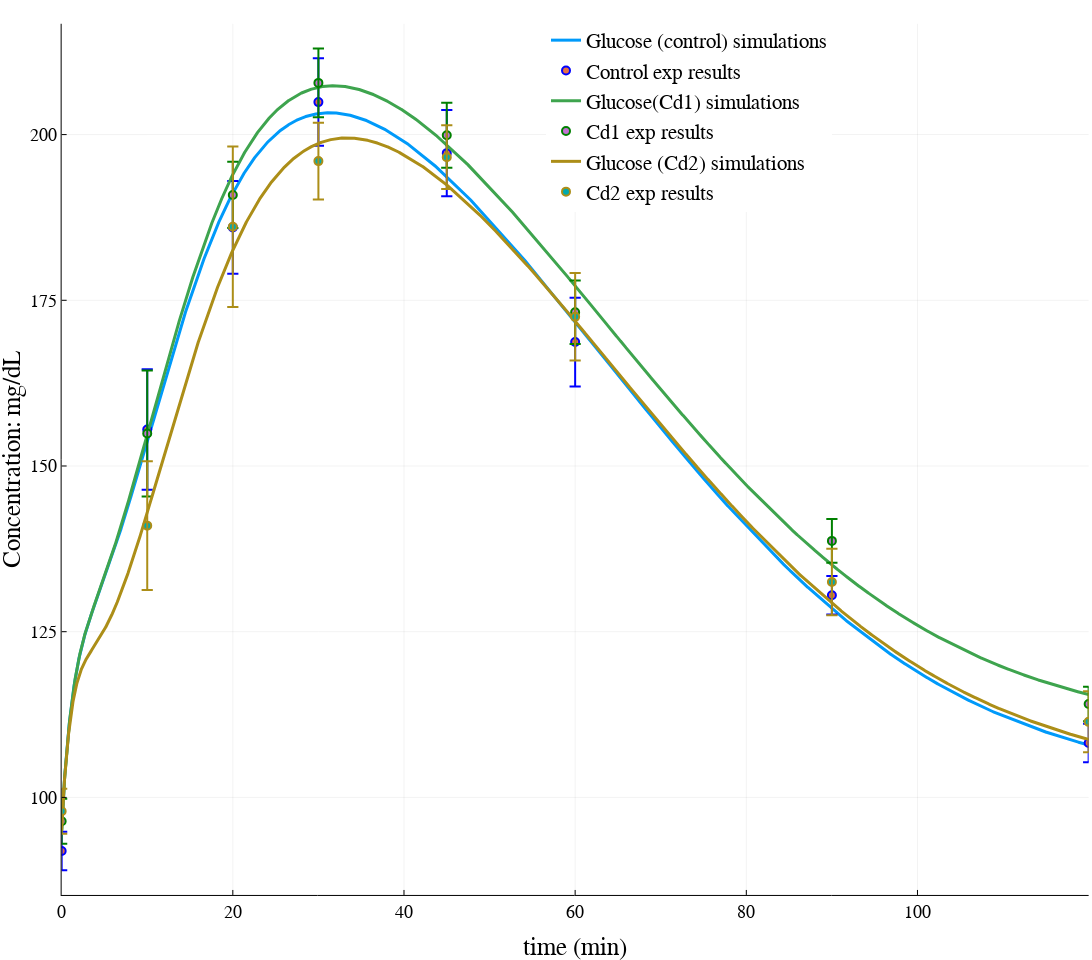

Source (notebook cell):
### Code cell
# NEEDED MODULES  -- This can take time at the first launch
# Code main be needed to run twice to plot correctly (shift-enter to relaunch the cell)
# The second time is much faster
using DifferentialEquations
using Plots
using LaTeXStrings
# Load the backend (engine) for plotting based on javascript
plotlyjs() # FOR INTERACTIVE PLOT
# plotly()   

function weighted_leastsquare(O,R,E)
    denom  = sum(O.^2)
    weights = 1. / (E.^2)
    return sqrt(sum(weights.*(O-R).^2)/denom)
end

function leastsquare(O,R)
    denom  = sum(O.^2)
    return sqrt(sum((O-R).^2)/denom)
end

# Saturation function to positive values 
# (concentrations are positive function)
# This is just used as a safety for the parameter search phase
@inline function sat(x)
    if x < 0.0
        return 0.0
    else
        x
    end
end

# Gaussian model of plasma Glucose appearance rate
function GlcGauss(t)
    σ = 35.0 # width
    μ = 30.0 # peak time
    dose = 3982 # total glucose dose (area under curve)
    return dose*1/(σ*sqrt(2*pi))*exp((-(t-μ)^2/(2*σ^2)))
end

# Parametric ODEs of te Glucose response model
# t : time
# u : variables
# p : parameters
# Here I call the guassian model of glucose input GlcGauss(t)
# And I saturate the variables to the positive cone
function f_param!(du,u,p,t)
 du[1] = -p[1]*(sat(u[1])-p[2])- p[10]*sat(u[2])*sat(u[1])+GlcGauss(t)
 du[2] = -p[3]*sat(u[2])+p[4]*(sat(u[3])-p[5])
 du[3] = -p[6]*sat(u[3])+p[7]*(sat(u[1])-p[8])*t + p[9]*u[4]
 du[4] = -p[9]*u[4]           
end   
  

# Initial conditions at 60j
u0 = [95.0,0.0,34.0,5950.0]
tspan = (0.0,120.0)


# #  A Parameter set from the MINMOD model as a reference
# #       p1  Gb    p2    p3     Ib  n   γ    h     |added parameters => |     p4    r
# p0 = [0.01,100.0,0.01,0.00001,8.0,0.1,0.01,100.0,                           0.07,1.0]

    

# Fitted parameter set to the control group at 60 Days ===> err: 0.00251
#        p1    Gb     p2     p3    Ib     n       γ     h     p4      r
  p0 = [0.01, 100.0, 0.79, 0.0335, 06.0, 08.35, 0.0078, 65.0, 0.0170,  1.0]    
###################################################
## Simulation of the Control experiment at 26Days      
prob_param = ODEProblem(f_param!,u0,tspan,p0)  
sctrl = solve(prob_param, alg_hints = [:stiff])
## Experimental results    
texp = [0,10,20,30,45,60,90,120]
glcexp = [91.9,155.5,186.0,204.9,197.2,168.7,130.5,108.2]
uppererror = [2.9,9.1,7.0,6.6,6.5,6.7,2.9,2.9]
lowererror = [2.9,9.1,7.0,6.6,6.5,6.7,2.9,2.9]
errs = [lowererror;uppererror]
res_tot = [sctrl(ti) for ti in texp]
res = [ri[1] for ri in res_tot]
## Computation of the weighted least square error and least square
wls_err_Ctrl = weighted_leastsquare(glcexp,res,uppererror)
print("CONTROL wls = ", wls_err_Ctrl, "\n")
ls_err_Ctrl = leastsquare(glcexp,res)
## Generation of the figure and first plots 
plot(sctrl,vars=[(0,1)],label="Glucose (control) simulations")
scatter!(texp,glcexp,yerr = errs,marker = stroke(2, :blue),
       xlabel="time (min)", ylabel= "Concentration: mg/dL",
    label="Control exp results", legend=:topright, markerstrokecolor = :auto)

    
    
# Parameters sets for the different hypothesis for the group CD1 at 60 Days
########################################################################    
# Control parameter set  ===>   err 0.00440
#        p1    Gb     p2     p3    Ib     n       γ      h     p4      r
#  p0 = [0.01, 100.0, 0.79, 0.0335, 06.0, 08.35, 0.0078, 65.0, 0.0170,  1.0]
# hypothese 1.1: sensibility to interstitial insuline (r) ===> err : 0.00395
#  p0 = [0.01, 100.0, 0.79, 0.0335, 06.0, 08.35, 0.0078, 65.0, 0.0170,  0.97]
# hypothese 1.2: disponibility of insuline for X(t) (p3) ==> err: 0.00395
#  p0 = [0.01, 100.0, 0.79, 0.0325, 06.0, 08.35, 0.0078, 65.0, 0.0170,  1.0]
# hypothese 2: degradation  insuline (n) ==> err : 0.00374
# p0 = [0.01, 100.0, 0.79, 0.0335, 06.0, 08.49, 0.0078, 65.0, 0.0170,  1.0]
# hypothese 3: interstitial insuline degradation (p2) ==> err : 0.00396
#  p0 = [0.01, 100.0, 0.82, 0.0335, 06.0, 08.35, 0.0078, 65.0, 0.0170,  1.0]
# hypothesis 4: γ (Insuline production acceleration) decreased  ==> err =  0.00267
#  p0 = [0.01, 100.0, 0.79, 0.0335, 06.0, 08.35, 0.0072, 65.0, 0.0170,  1.0]
# hypothesis 5:  change p4 (stored insuline release rate)  ==> err = 0.00439       
#  p0 = [0.01, 100.0, 0.79, 0.0335, 06.0, 08.35, 0.0078, 65.0, 0.0168,  1.0]
# hypothese 6: reponse Glucose threshold (h)  ==> err:  0.00204
  p0 = [0.01, 100.0, 0.79, 0.0335, 06.0, 08.35, 0.0078, 73.0, 0.0170,  1.0]
########################################################################
# Simulation CD1 60 days    
prob_param = ODEProblem(f_param!,u0,tspan,p0)
scd1 = solve(prob_param, alg_hints = [:stiff])
# Experimental results    
glcexpCd1 = [96.4,154.9,190.9,207.8,199.9,173.2,138.7,114.1]
uppererror = [3.4,9.5,5.0,5.2,4.9,4.8,3.3,2.6]
lowererror = [3.4,9.5,5.0,5.2,4.9,4.8,3.3,2.6]
errs = [lowererror;uppererror]
res_tot = [scd1(ti) for ti in texp]
res = [ri[1] for ri in res_tot]
# Error computation    
wls_err_Cd1 = weighted_leastsquare(glcexpCd1,res,uppererror)
print("CD1 wls = ", wls_err_Cd1, "\n")
ls_err_Cd1 = leastsquare(glcexpCd1,res)
# Plotting    
plot!(scd1,vars=[(0,1)],label="Glucose(Cd1) simulations")
scatter!(texp,glcexpCd1,yerr = errs,marker = stroke(2, :green),
      xlabel="time (min)", ylabel= "Concentration: mg/dL",
      label="Cd1 exp results", legend=:top, markerstrokecolor = :auto)

    
# Parameters sets for the different hypothesis for the group CD2 at 26 Days
########################################################################    
# Control parameter set  ===> err 0.00403
#        p1    Gb     p2     p3    Ib     n       γ      h     p4      r
#  p0 = [0.01, 100.0, 0.79, 0.0335, 06.0, 08.35, 0.0078, 65.0, 0.0170,  1.0]
# hypothese 1.1: sensibility to interstitial insuline (r) ===> err :0.00304
#  p0 = [0.01, 100.0, 0.79, 0.0335, 06.0, 08.35, 0.0078, 65.0, 0.0170,  1.05]
# hypothese 1.2: disponibility of insuline for X(t) (p3) ==> err: 0.00304
#  p0 = [0.01, 100.0, 0.79, 0.0354, 06.0, 08.35, 0.0078, 65.0, 0.0170,  1.0]
# hypothese 2: degradation  insuline (n) ==> err : 0.00325
#  p0 = [0.01, 100.0, 0.79, 0.0335, 06.0, 08.17, 0.0078, 65.0, 0.0170,  1.0]
# hypothese 3: interstitial insuline degradation (p2) ==> err :0.00312
#  p0 = [0.01, 100.0, 0.74, 0.0335, 06.0, 08.35, 0.0078, 65.0, 0.0170,  1.0]
# hypothesis 4: γ (Insuline production acceleration) decreased  ==> err =  0.00641
#  p0 = [0.01, 100.0, 0.79, 0.0335, 06.0, 08.35, 0.0078, 65.0, 0.0170,  1.0]
# hypothesis 5: change p4 (stored insuline release rate)  ==> err = 0.00194      
  p0 = [0.01, 100.0, 0.79, 0.0335, 06.0, 08.35, 0.0078, 65.0, 0.0180,  1.0]
# hypothese 6: reponse Glucose threshold (h)  ==> err:  0.00402
#  p0 = [0.01, 100.0, 0.79, 0.0335, 06.0, 08.35, 0.0078, 66.0, 0.0170,  1.0]
########################################################################
# Simulation CD2 60 days    
prob_param = ODEProblem(f_param!,u0,tspan,p0)
scd2 = solve(prob_param, alg_hints = [:stiff])
# Experimental results    
glcexpCd2 = [97.9,141.0,186.1,196.0,196.6,172.5,132.5,111.4]
uppererror = [3.4,9.7,12.1,5.8,4.8,6.6,5.0,4.6]
lowererror = [3.4,9.7,12.1,5.8,4.8,6.6,5.0,4.6]
errs = [lowererror;uppererror]
res_tot = [scd2(ti) for ti in texp]
res = [ri[1] for ri in res_tot]
# Error computation    
wls_err_Cd2 = weighted_leastsquare(glcexpCd2,res,uppererror)
print("CD2 wls = ", wls_err_Cd2, "\n")
ls_err_Cd2 = leastsquare(glcexpCd2,res)
# Plotting    
plot!(scd2,vars=[(0,1)],label="Glucose (Cd2) simulations")
cur_colors = get_color_palette(:auto, plot_color(:white), 17)
scatter!(texp,glcexpCd2,yerr = errs,marker = stroke(2, cur_colors[5]),
       xlabel="time (min)", ylabel= "Concentration: mg/dL",
       label="Cd2 exp results", legend=:top, markerstrokecolor = :auto)

# Additional plot options    
plot!(size=(1280,960),legendfontsize=15, xtickfont=font(13), ytickfont=font(13), guidefont=font(18))
#  savefig("OGTT_60.pdf")

### Figure 1 — Plotly figure (JSON) as saved in the notebook; plotly's stock layout.template omitted (floating-point values rounded to 4 significant figures; data arrays with more than 128 entries replaced by an {"elided": "..."} marker saying what was removed)
{"data": [{"colorbar": {"title": {"text": ""}}, "hoverinfo": "text", "legendgroup": "Glucose (control) simulations", "line": {"color": "rgba(0, 154, 250, 1.000)", "dash": "solid", "shape": "linear", "width": 3}, "mode": "lines", "name": "Glucose (control) simulations", "showlegend": true, "text": {"elided": "5710 null values"}, "type": "scatter", "x": {"elided": "5710 float values"}, "xaxis": "x", "y": {"elided": "5710 float values"}, "yaxis": "y", "zmax": 0.1, "zmin": -0.1}, {"colorbar": {"title": {"text": ""}}, "hoverinfo": "text", "legendgroup": "Control exp results", "marker": {"color": "rgba(227, 111, 71, 1.000)", "line": {"color": "rgba(0, 0, 255, 1.000)", "width": 2}, "size": 8, "symbol": "circle"}, "mode": "markers", "name": "Control exp results", "showlegend": true, "text": [null, null, null, null, null, null, null, null], "type": "scatter", "x": [0, 10, 20, 30, 45, 60, 90, 120], "xaxis": "x", "y": [91.9, 155.5, 186, 204.9, 197.2, 168.7, 130.5, 108.2], "yaxis": "y", "zmax": 0.1, "zmin": -0.1}, {"colorbar": {"title": {"text": ""}}, "hoverinfo": "text", "legendgroup": "", "line": {"color": "rgba(0, 0, 255, 1.000)", "dash": "solid", "shape": "linear", "width": 2}, "marker": {"color": "rgba(227, 111, 71, 1.000)", "line": {"color": "rgba(0, 0, 255, 1.000)", "width": 2}, "size": 8, "symbol": "line-ew"}, "mode": "lines+markers", "name": "", "showlegend": false, "text": [null, null], "type": "scatter", "x": [0, 0], "xaxis": "x", "y": [89, 94.8], "yaxis": "y", "zmax": 0.1, "zmin": -0.1}, {"colorbar": {"title": {"text": ""}}, "hoverinfo": "text", "legendgroup": "", "line": {"color": "rgba(0, 0, 255, 1.000)", "dash": "solid", "shape": "linear", "width": 2}, "marker": {"color": "rgba(227, 111, 71, 1.000)", "line": {"color": "rgba(0, 0, 255, 1.000)", "width": 2}, "size": 8, "symbol": "line-ew"}, "mode": "lines+markers", "name": "", "showlegend": false, "text": [null, null], "type": "scatter", "x": [10, 10], "xaxis": "x", "y": [146.4, 164.6], "yaxis": "y", "zmax": 0.1, "zmin": -0.1}, {"colorbar": {"title": {"text": ""}}, "hoverinfo": "text", "legendgroup": "", "line": {"color": "rgba(0, 0, 255, 1.000)", "dash": "solid", "shape": "linear", "width": 2}, "marker": {"color": "rgba(227, 111, 71, 1.000)", "line": {"color": "rgba(0, 0, 255, 1.000)", "width": 2}, "size": 8, "symbol": "line-ew"}, "mode": "lines+markers", "name": "", "showlegend": false, "text": [null, null], "type": "scatter", "x": [20, 20], "xaxis": "x", "y": [179, 193], "yaxis": "y", "zmax": 0.1, "zmin": -0.1}, {"colorbar": {"title": {"text": ""}}, "hoverinfo": "text", "legendgroup": "", "line": {"color": "rgba(0, 0, 255, 1.000)", "dash": "solid", "shape": "linear", "width": 2}, "marker": {"color": "rgba(227, 111, 71, 1.000)", "line": {"color": "rgba(0, 0, 255, 1.000)", "width": 2}, "size": 8, "symbol": "line-ew"}, "mode": "lines+markers", "name": "", "showlegend": false, "text": [null, null], "type": "scatter", "x": [30, 30], "xaxis": "x", "y": [198.3, 211.5], "yaxis": "y", "zmax": 0.1, "zmin": -0.1}, {"colorbar": {"title": {"text": ""}}, "hoverinfo": "text", "legendgroup": "", "line": {"color": "rgba(0, 0, 255, 1.000)", "dash": "solid", "shape": "linear", "width": 2}, "marker": {"color": "rgba(227, 111, 71, 1.000)", "line": {"color": "rgba(0, 0, 255, 1.000)", "width": 2}, "size": 8, "symbol": "line-ew"}, "mode": "lines+markers", "name": "", "showlegend": false, "text": [null, null], "type": "scatter", "x": [45, 45], "xaxis": "x", "y": [190.7, 203.7], "yaxis": "y", "zmax": 0.1, "zmin": -0.1}, {"colorbar": {"title": {"text": ""}}, "hoverinfo": "text", "legendgroup": "", "line": {"color": "rgba(0, 0, 255, 1.000)", "dash": "solid", "shape": "linear", "width": 2}, "marker": {"color": "rgba(227, 111, 71, 1.000)", "line": {"color": "rgba(0, 0, 255, 1.000)", "width": 2}, "size": 8, "symbol": "line-ew"}, "mode": "lines+markers", "name": "", "showlegend": false, "text": [null, null], "type": "scatter", "x": [60, 60], "xaxis": "x", "y": [162, 175.4], "yaxis": "y", "zmax": 0.1, "zmin": -0.1}, {"colorbar": {"title": {"text": ""}}, "hoverinfo": "text", "legendgroup": "", "line": {"color": "rgba(0, 0, 255, 1.000)", "dash": "solid", "shape": "linear", "width": 2}, "marker": {"color": "rgba(227, 111, 71, 1.000)", "line": {"color": "rgba(0, 0, 255, 1.000)", "width": 2}, "size": 8, "symbol": "line-ew"}, "mode": "lines+markers", "name": "", "showlegend": false, "text": [null, null], "type": "scatter", "x": [90, 90], "xaxis": "x", "y": [127.6, 133.4], "yaxis": "y", "zmax": 0.1, "zmin": -0.1}, {"colorbar": {"title": {"text": ""}}, "hoverinfo": "text", "legendgroup": "", "line": {"color": "rgba(0, 0, 255, 1.000)", "dash": "solid", "shape": "linear", "width": 2}, "marker": {"color": "rgba(227, 111, 71, 1.000)", "line": {"color": "rgba(0, 0, 255, 1.000)", "width": 2}, "size": 8, "symbol": "line-ew"}, "mode": "lines+markers", "name": "", "showlegend": false, "text": [null, null], "type": "scatter", "x": [120, 120], "xaxis": "x", "y": [105.3, 111.1], "yaxis": "y", "zmax": 0.1, "zmin": -0.1}, {"colorbar": {"title": {"text": ""}}, "hoverinfo": "text", "legendgroup": "Glucose(Cd1) simulations", "line": {"color": "rgba(62, 164, 78, 1.000)", "dash": "solid", "shape": "linear", "width": 3}, "mode": "lines", "name": "Glucose(Cd1) simulations", "showlegend": true, "text": {"elided": "5330 null values"}, "type": "scatter", "x": {"elided": "5330 float values"}, "xaxis": "x", "y": {"elided": "5330 float values"}, "yaxis": "y", "zmax": 0.1, "zmin": -0.1}, {"colorbar": {"title": {"text": ""}}, "hoverinfo": "text", "legendgroup": "Cd1 exp results", "marker": {"color": "rgba(195, 113, 210, 1.000)", "line": {"color": "rgba(0, 128, 0, 1.000)", "width": 2}, "size": 8, "symbol": "circle"}, "mode": "markers", "name": "Cd1 exp results", "showlegend": true, "text": [null, null, null, null, null, null, null, null], "type": "scatter", "x": [0, 10, 20, 30, 45, 60, 90, 120], "xaxis": "x", "y": [96.4, 154.9, 190.9, 207.8, 199.9, 173.2, 138.7, 114.1], "yaxis": "y", "zmax": 0.1, "zmin": -0.1}, {"colorbar": {"title": {"text": ""}}, "hoverinfo": "text", "legendgroup": "", "line": {"color": "rgba(0, 128, 0, 1.000)", "dash": "solid", "shape": "linear", "width": 2}, "marker": {"color": "rgba(195, 113, 210, 1.000)", "line": {"color": "rgba(0, 128, 0, 1.000)", "width": 2}, "size": 8, "symbol": "line-ew"}, "mode": "lines+markers", "name": "", "showlegend": false, "text": [null, null], "type": "scatter", "x": [0, 0], "xaxis": "x", "y": [93, 99.8], "yaxis": "y", "zmax": 0.1, "zmin": -0.1}, {"colorbar": {"title": {"text": ""}}, "hoverinfo": "text", "legendgroup": "", "line": {"color": "rgba(0, 128, 0, 1.000)", "dash": "solid", "shape": "linear", "width": 2}, "marker": {"color": "rgba(195, 113, 210, 1.000)", "line": {"color": "rgba(0, 128, 0, 1.000)", "width": 2}, "size": 8, "symbol": "line-ew"}, "mode": "lines+markers", "name": "", "showlegend": false, "text": [null, null], "type": "scatter", "x": [10, 10], "xaxis": "x", "y": [145.4, 164.4], "yaxis": "y", "zmax": 0.1, "zmin": -0.1}, {"colorbar": {"title": {"text": ""}}, "hoverinfo": "text", "legendgroup": "", "line": {"color": "rgba(0, 128, 0, 1.000)", "dash": "solid", "shape": "linear", "width": 2}, "marker": {"color": "rgba(195, 113, 210, 1.000)", "line": {"color": "rgba(0, 128, 0, 1.000)", "width": 2}, "size": 8, "symbol": "line-ew"}, "mode": "lines+markers", "name": "", "showlegend": false, "text": [null, null], "type": "scatter", "x": [20, 20], "xaxis": "x", "y": [185.9, 195.9], "yaxis": "y", "zmax": 0.1, "zmin": -0.1}, {"colorbar": {"title": {"text": ""}}, "hoverinfo": "text", "legendgroup": "", "line": {"color": "rgba(0, 128, 0, 1.000)", "dash": "solid", "shape": "linear", "width": 2}, "marker": {"color": "rgba(195, 113, 210, 1.000)", "line": {"color": "rgba(0, 128, 0, 1.000)", "width": 2}, "size": 8, "symbol": "line-ew"}, "mode": "lines+markers", "name": "", "showlegend": false, "text": [null, null], "type": "scatter", "x": [30, 30], "xaxis": "x", "y": [202.6, 213], "yaxis": "y", "zmax": 0.1, "zmin": -0.1}, {"colorbar": {"title": {"text": ""}}, "hoverinfo": "text", "legendgroup": "", "line": {"color": "rgba(0, 128, 0, 1.000)", "dash": "solid", "shape": "linear", "width": 2}, "marker": {"color": "rgba(195, 113, 210, 1.000)", "line": {"color": "rgba(0, 128, 0, 1.000)", "width": 2}, "size": 8, "symbol": "line-ew"}, "mode": "lines+markers", "name": "", "showlegend": false, "text": [null, null], "type": "scatter", "x": [45, 45], "xaxis": "x", "y": [195, 204.8], "yaxis": "y", "zmax": 0.1, "zmin": -0.1}, {"colorbar": {"title": {"text": ""}}, "hoverinfo": "text", "legendgroup": "", "line": {"color": "rgba(0, 128, 0, 1.000)", "dash": "solid", "shape": "linear", "width": 2}, "marker": {"color": "rgba(195, 113, 210, 1.000)", "line": {"color": "rgba(0, 128, 0, 1.000)", "width": 2}, "size": 8, "symbol": "line-ew"}, "mode": "lines+markers", "name": "", "showlegend": false, "text": [null, null], "type": "scatter", "x": [60, 60], "xaxis": "x", "y": [168.4, 178], "yaxis": "y", "zmax": 0.1, "zmin": -0.1}, {"colorbar": {"title": {"text": ""}}, "hoverinfo": "text", "legendgroup": "", "line": {"color": "rgba(0, 128, 0, 1.000)", "dash": "solid", "shape": "linear", "width": 2}, "marker": {"color": "rgba(195, 113, 210, 1.000)", "line": {"color": "rgba(0, 128, 0, 1.000)", "width": 2}, "size": 8, "symbol": "line-ew"}, "mode": "lines+markers", "name": "", "showlegend": false, "text": [null, null], "type": "scatter", "x": [90, 90], "xaxis": "x", "y": [135.4, 142], "yaxis": "y", "zmax": 0.1, "zmin": -0.1}, {"colorbar": {"title": {"text": ""}}, "hoverinfo": "text", "legendgroup": "", "line": {"color": "rgba(0, 128, 0, 1.000)", "dash": "solid", "shape": "linear", "width": 2}, "marker": {"color": "rgba(195, 113, 210, 1.000)", "line": {"color": "rgba(0, 128, 0, 1.000)", "width": 2}, "size": 8, "symbol": "line-ew"}, "mode": "lines+markers", "name": "", "showlegend": false, "text": [null, null], "type": "scatter", "x": [120, 120], "xaxis": "x", "y": [111.5, 116.7], "yaxis": "y", "zmax": 0.1, "zmin": -0.1}, {"colorbar": {"title": {"text": ""}}, "hoverinfo": "text", "legendgroup": "Glucose (Cd2) simulations", "line": {"color": "rgba(172, 142, 24, 1.000)", "dash": "solid", "shape": "linear", "width": 3}, "mode": "lines", "name": "Glucose (Cd2) simulations", "showlegend": true, "text": {"elided": "5280 null values"}, "type": "scatter", "x": {"elided": "5280 float values"}, "xaxis": "x", "y": {"elided": "5280 float values"}, "yaxis": "y", "zmax": 0.1, "zmin": -0.1}, {"colorbar": {"title": {"text": ""}}, "hoverinfo": "text", "legendgroup": "Cd2 exp results", "marker": {"color": "rgba(0, 170, 174, 1.000)", "line": {"color": "rgba(172, 142, 24, 1.000)", "width": 2}, "size": 8, "symbol": "circle"}, "mode": "markers", "name": "Cd2 exp results", "showlegend": true, "text": [null, null, null, null, null, null, null, null], "type": "scatter", "x": [0, 10, 20, 30, 45, 60, 90, 120], "xaxis": "x", "y": [97.9, 141, 186.1, 196, 196.6, 172.5, 132.5, 111.4], "yaxis": "y", "zmax": 0.1, "zmin": -0.1}, {"colorbar": {"title": {"text": ""}}, "hoverinfo": "text", "legendgroup": "", "line": {"color": "rgba(172, 142, 24, 1.000)", "dash": "solid", "shape": "linear", "width": 2}, "marker": {"color": "rgba(0, 170, 174, 1.000)", "line": {"color": "rgba(172, 142, 24, 1.000)", "width": 2}, "size": 8, "symbol": "line-ew"}, "mode": "lines+markers", "name": "", "showlegend": false, "text": [null, null], "type": "scatter", "x": [0, 0], "xaxis": "x", "y": [94.5, 101.3], "yaxis": "y", "zmax": 0.1, "zmin": -0.1}, {"colorbar": {"title": {"text": ""}}, "hoverinfo": "text", "legendgroup": "", "line": {"color": "rgba(172, 142, 24, 1.000)", "dash": "solid", "shape": "linear", "width": 2}, "marker": {"color": "rgba(0, 170, 174, 1.000)", "line": {"color": "rgba(172, 142, 24, 1.000)", "width": 2}, "size": 8, "symbol": "line-ew"}, "mode": "lines+markers", "name": "", "showlegend": false, "text": [null, null], "type": "scatter", "x": [10, 10], "xaxis": "x", "y": [131.3, 150.7], "yaxis": "y", "zmax": 0.1, "zmin": -0.1}, {"colorbar": {"title": {"text": ""}}, "hoverinfo": "text", "legendgroup": "", "line": {"color": "rgba(172, 142, 24, 1.000)", "dash": "solid", "shape": "linear", "width": 2}, "marker": {"color": "rgba(0, 170, 174, 1.000)", "line": {"color": "rgba(172, 142, 24, 1.000)", "width": 2}, "size": 8, "symbol": "line-ew"}, "mode": "lines+markers", "name": "", "showlegend": false, "text": [null, null], "type": "scatter", "x": [20, 20], "xaxis": "x", "y": [174, 198.2], "yaxis": "y", "zmax": 0.1, "zmin": -0.1}, {"colorbar": {"title": {"text": ""}}, "hoverinfo": "text", "legendgroup": "", "line": {"color": "rgba(172, 142, 24, 1.000)", "dash": "solid", "shape": "linear", "width": 2}, "marker": {"color": "rgba(0, 170, 174, 1.000)", "line": {"color": "rgba(172, 142, 24, 1.000)", "width": 2}, "size": 8, "symbol": "line-ew"}, "mode": "lines+markers", "name": "", "showlegend": false, "text": [null, null], "type": "scatter", "x": [30, 30], "xaxis": "x", "y": [190.2, 201.8], "yaxis": "y", "zmax": 0.1, "zmin": -0.1}, {"colorbar": {"title": {"text": ""}}, "hoverinfo": "text", "legendgroup": "", "line": {"color": "rgba(172, 142, 24, 1.000)", "dash": "solid", "shape": "linear", "width": 2}, "marker": {"color": "rgba(0, 170, 174, 1.000)", "line": {"color": "rgba(172, 142, 24, 1.000)", "width": 2}, "size": 8, "symbol": "line-ew"}, "mode": "lines+markers", "name": "", "showlegend": false, "text": [null, null], "type": "scatter", "x": [45, 45], "xaxis": "x", "y": [191.8, 201.4], "yaxis": "y", "zmax": 0.1, "zmin": -0.1}, {"colorbar": {"title": {"text": ""}}, "hoverinfo": "text", "legendgroup": "", "line": {"color": "rgba(172, 142, 24, 1.000)", "dash": "solid", "shape": "linear", "width": 2}, "marker": {"color": "rgba(0, 170, 174, 1.000)", "line": {"color": "rgba(172, 142, 24, 1.000)", "width": 2}, "size": 8, "symbol": "line-ew"}, "mode": "lines+markers", "name": "", "showlegend": false, "text": [null, null], "type": "scatter", "x": [60, 60], "xaxis": "x", "y": [165.9, 179.1], "yaxis": "y", "zmax": 0.1, "zmin": -0.1}, {"colorbar": {"title": {"text": ""}}, "hoverinfo": "text", "legendgroup": "", "line": {"color": "rgba(172, 142, 24, 1.000)", "dash": "solid", "shape": "linear", "width": 2}, "marker": {"color": "rgba(0, 170, 174, 1.000)", "line": {"color": "rgba(172, 142, 24, 1.000)", "width": 2}, "size": 8, "symbol": "line-ew"}, "mode": "lines+markers", "name": "", "showlegend": false, "text": [null, null], "type": "scatter", "x": [90, 90], "xaxis": "x", "y": [127.5, 137.5], "yaxis": "y", "zmax": 0.1, "zmin": -0.1}, {"colorbar": {"title": {"text": ""}}, "hoverinfo": "text", "legendgroup": "", "line": {"color": "rgba(172, 142, 24, 1.000)", "dash": "solid", "shape": "linear", "width": 2}, "marker": {"color": "rgba(0, 170, 174, 1.000)", "line": {"color": "rgba(172, 142, 24, 1.000)", "width": 2}, "size": 8, "symbol": "line-ew"}, "mode": "lines+markers", "name": "", "showlegend": false, "text": [null, null], "type": "scatter", "x": [120, 120], "xaxis": "x", "y": [106.8, 116], "yaxis": "y", "zmax": 0.1, "zmin": -0.1}], "layout": {"annotations": [], "height": 960, "legend": {"bgcolor": "rgba(255, 255, 255, 1.000)", "bordercolor": "rgba(0, 0, 0, 1)", "font": {"color": "rgba(0, 0, 0, 1)", "family": "sans-serif", "size": 21}, "tracegroupgap": 0, "x": 0.5, "y": 1}, "margin": {"b": 20, "l": 0, "r": 0, "t": 20}, "paper_bgcolor": "rgba(255, 255, 255, 1.000)", "plot_bgcolor": "rgba(255, 255, 255, 1.000)", "showlegend": true, "width": 1280, "xaxis": {"anchor": "y", "domain": [0.05646, 0.9969], "gridcolor": "rgba(0, 0, 0, 0.1)", "gridwidth": 0.5, "linecolor": "rgba(0, 0, 0, 1)", "mirror": false, "range": [0, 120], "showgrid": true, "showline": true, "showticklabels": true, "tickangle": 0, "tickcolor": "rgb(0, 0, 0)", "tickfont": {"color": "rgba(0, 0, 0, 1)", "family": "sans-serif", "size": 18}, "tickmode": "array", "ticks": "inside", "ticktext": ["0", "20", "40", "60", "80", "100", "120"], "tickvals": [0, 20, 40, 60, 80, 100, 120], "title": {"font": {"color": "rgba(0, 0, 0, 1)", "family": "sans-serif", "size": 25}, "text": "time (min)"}, "type": "linear", "visible": true, "zeroline": false, "zerolinecolor": "rgba(0, 0, 0, 1)"}, "yaxis": {"anchor": "x", "domain": [0.04895, 0.9959], "gridcolor": "rgba(0, 0, 0, 0.1)", "gridwidth": 0.5, "linecolor": "rgba(0, 0, 0, 1)", "mirror": false, "range": [85.28, 216.7], "showgrid": true, "showline": true, "showticklabels": true, "tickangle": 0, "tickcolor": "rgb(0, 0, 0)", "tickfont": {"color": "rgba(0, 0, 0, 1)", "family": "sans-serif", "size": 18}, "tickmode": "array", "ticks": "inside", "ticktext": ["100", "125", "150", "175", "200"], "tickvals": [100, 125, 150, 175, 200], "title": {"font": {"color": "rgba(0, 0, 0, 1)", "family": "sans-serif", "size": 25}, "text": "Concentration: mg/dL"}, "type": "linear", "visible": true, "zeroline": false, "zerolinecolor": "rgba(0, 0, 0, 1)"}}}
